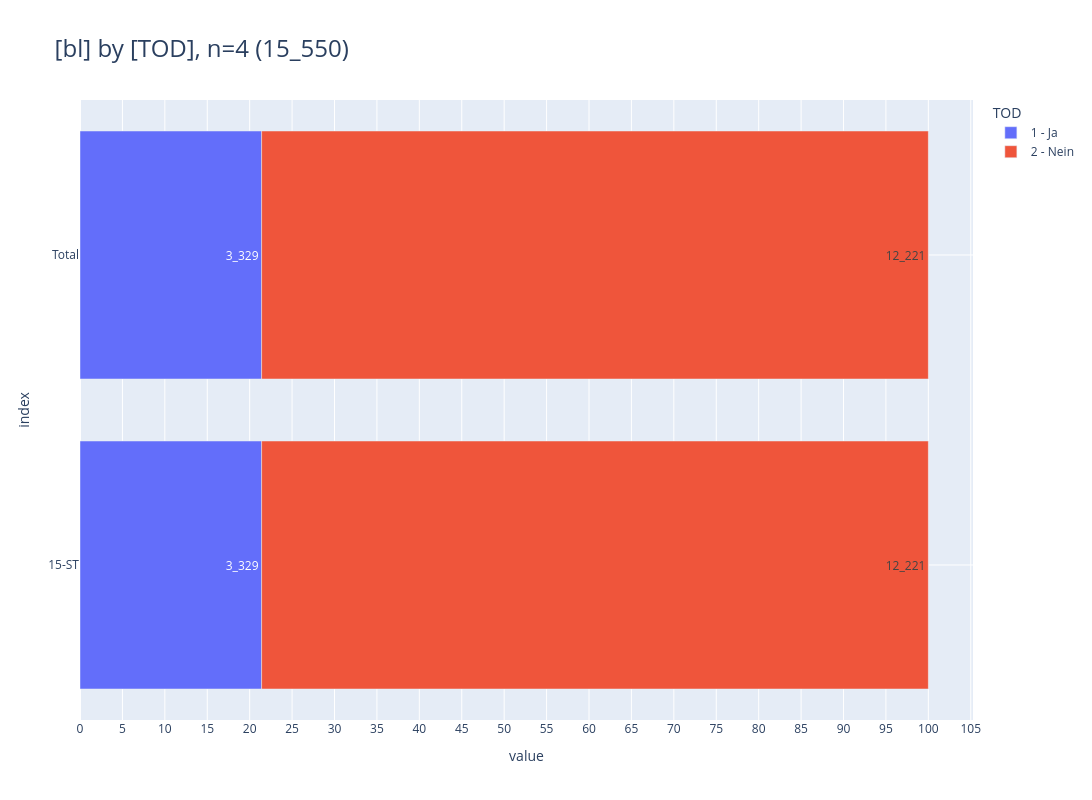

Notebook code cell kept with this figure:
### Code cell
_alias='TOD'
_df = (
    show_freqs(alias=_alias, incl_c44_and_d=False)
    .rename(columns={"kkr": "bl"})
    [["bl", "TOD", "cnt"]]
)
_df["TOD"] = _df["TOD"].replace({1:"1 - Ja", 2:"2 - Nein"})
_=pls.plot_stacked_bars(
    _df,
    orientation="h",
    normalize=False,
    relative=True,
    dropna=False,
    sort_values_index=False,
    show_total=True,
    height=800,
    )
# todo kurz erklären

### Figure 1 — Plotly figure (JSON) as saved in the notebook; plotly's stock layout.template omitted (floating-point values rounded to 4 significant figures)
{"data": [{"hovertemplate": "col=1 - Ja<br>value=%{x}<br>index=%{y}<br>cnt_str=%{text}<extra></extra>", "legendgroup": "1 - Ja", "marker": {"color": "#636EFA", "pattern": {"shape": ""}}, "name": "1 - Ja", "orientation": "h", "showlegend": true, "text": ["3_329", "3_329"], "textposition": "auto", "type": "bar", "x": [3329, 3329], "xaxis": "x", "y": [" Total", "15-ST"], "yaxis": "y"}, {"hovertemplate": "col=2 - Nein<br>value=%{x}<br>index=%{y}<br>cnt_str=%{text}<extra></extra>", "legendgroup": "2 - Nein", "marker": {"color": "#EF553B", "pattern": {"shape": ""}}, "name": "2 - Nein", "orientation": "h", "showlegend": true, "text": ["12_221", "12_221"], "textposition": "auto", "type": "bar", "x": [12221, 12221], "xaxis": "x", "y": [" Total", "15-ST"], "yaxis": "y"}], "layout": {"barmode": "relative", "barnorm": "percent", "height": 800, "legend": {"title": {"text": "TOD"}, "tracegroupgap": 0, "traceorder": "normal"}, "title": {"font": {"size": 24}, "text": "[bl] by [TOD], n=4 (15_550)", "xanchor": "left", "y": 0.95, "yanchor": "top"}, "width": 2000, "xaxis": {"anchor": "y", "domain": [0, 1], "dtick": 5, "gridwidth": 1, "showgrid": true, "title": {"text": "value"}}, "yaxis": {"anchor": "x", "categoryarray": ["15-ST", " Total"], "categoryorder": "array", "domain": [0, 1], "gridwidth": 1, "showgrid": true, "title": {"text": "index"}}}}
